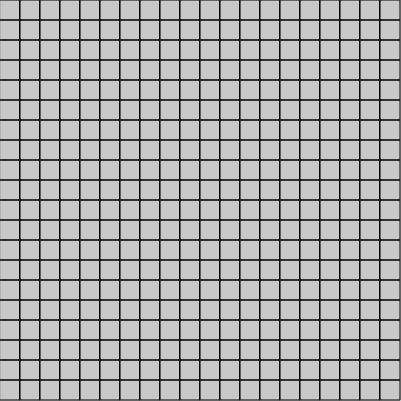
Frame 1 (no input)
Frame 60 (no input): identical to frame 1, image omitted
Frame 120 (the mouse pressed at the canvas centre since frame 60): identical to frame 1, image omitted

The p5.js sketch that drew this single still picture (run headless with seeded random() and noise() and a simulated clock; from frame 60 on, the mouse is pressed at the canvas centre):

// p5.js sketch
// ── sketch.js
function make2DArray(cols, rows) {
  let arr = new Array(cols);
  for (let i = 0; i < arr.length; i++) {
    arr[i] = new Array(rows);
  }
  return arr;
}
let rows;
let cols;
let grid;
let totalMines = 30;
let w = 20;
let flaggedMines = 0;
function setup() {
  createCanvas(401, 401);
  cols = floor(width / w);
  rows = floor(height / w);
  grid = make2DArray(cols, rows);
  for (let i = 0; i < cols; i++) {
    for (let j = 0; j < rows; j++) {
      grid[i][j] = new Celda(i, j, w);
    }
  }
  let options = new Array();
  for (let i = 0; i < cols; i++) {
    for (let j = 0; j < rows; j++) {
        options.push([i,j]);
    }
  }
  for(let n = 0; n < totalMines; n++){
    let index = floor(random(options.length));
    let choice = options[index];
    let i = choice[0];
    let j = choice[1];
    options.splice(index,1);
    grid[i][j].mine = true;
  }
  for (let i = 0; i < cols; i++) {
    for (let j = 0; j < rows; j++) {
      grid[i][j].countMines();
    }
  }
}
function draw() {
  background(200);
  for (let i = 0; i < cols; i++) {
    for (let j = 0; j < rows; j++) {
      grid[i][j].show();
    }
  }
}
function gameOver(){
  for (let i = 0; i < cols; i++) {
    for (let j = 0; j < rows; j++) {
      grid[i][j].revealed=true;
    }
  }
}
function mousePressed() {
  if(keyIsDown(16)){
    for (let i = 0; i < cols; i++) {
      for (let j = 0; j < rows; j++) {
        if(grid[i][j].contains(mouseX,mouseY)){
          grid[i][j].flag();
          if(grid[i][j].mine){
            flaggedMines++;
            console.log(flaggedMines);
            if(flaggedMines == totalMines){
              console.log("Ganaste");
              gameOver();
            }
          }
        }
      }
    }
  }else{
    for (let i = 0; i < cols; i++) {
      for (let j = 0; j < rows; j++) {
        if(grid[i][j].contains(mouseX,mouseY)){
          grid[i][j].reveal();
          if(!grid[i][j].flagged){
            if(grid[i][j].mine){
              gameOver();
            }
          }
        }
      }
    }
  }
}
function keyPressed(){
  if(keyCode === 16){
  }
}

// ── celda.js

class Celda {
  constructor(i,j,w) {
    this.i = i;
    this.j = j;
    this.x = i * w;
    this.y = j * w;
    this.w = w;
    this.neighboorCount = 0;
    this.mine = false;
    this.revealed = false;
    this.flagged = false;
  }
  contains(x,y){
    return(x > this.x && x<this.x +this.w && y > 0 && y < heihght / this.w);
  }
  flag(){
    this.flagged = true;
  }
  reveal(){
    if(!this.flagged){
      this.revealed = true;
      if(this.neighboorCount == 0){
          this.floodFill();
      }
    }
  }
  show() {
    stroke(0);
    noFill();
    rect(this.x, this.y, this.w, this.w);
    if(this.flagged){
      fill(0);
      rect(this.x, this.y, this.w, this.w);
    }
    if(this.revealed){
      if(this.mine){
        fill(255);
        rect(this.x, this.y, this.w, this.w);
        fill(120);
        ellipse(this.x + this.w * 0.5, this.y + this.w * 0.5,this.w * 0.5);
      }
      else{
        fill(255);
        rect(this.x, this.y, this.w, this.w);
        if(this.neighboorCount > 0){
          textAlign(CENTER);
          fill(0);
          text(this.neighboorCount, this.x+this.w * 0.5, this.y + this.w -6);
        }
      }
    }
  }
  countMines(){
    if(this.mine){
      this.neighboorCount = -1;
      return;
    }
    let total = 0;
    for(let xoff = -1; xoff <= 1; xoff++){
      let i = this.i + xoff;
      if(i < 0 || i >=cols)continue;
      for(let yoff = -1; yoff <= 1; yoff++){
        let j = this.j + yoff;
        if(j < 0 || j >= rows)continue;
        let neighbor = grid[i][j];
        if(neighbor.mine){
          total++;
        }
      }
    }
    this.neighboorCount = total;
  }
  floodFill(){
    for(let xoff = -1; xoff <= 1; xoff++){
      let i = this.i + xoff;
      if(i < 0 || i >=cols)continue;
      for(let yoff = -1; yoff <= 1; yoff++){
        let j = this.j + yoff;
        if(j < 0 || j >=cols)continue;
        let neighbor = grid[i][j];
        if(!neighbor.revealed){
          neighbor.reveal();
        }
      }
    }
  }
}
